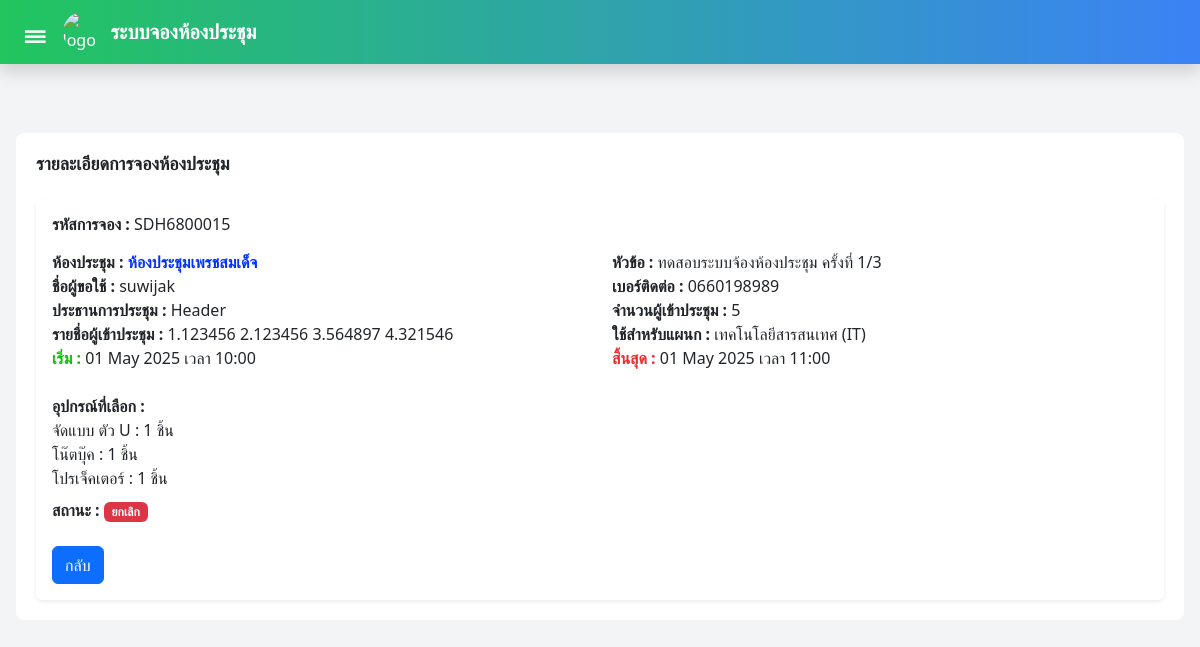
/bookings/212/ (signed in), run on the app's committed database.
### myapp/models.py (models this page shows, shortened)
class Booking(models.Model):
    STATUS_CHOICES = [
        ('approved', 'อนุมัติ'),
        ('pending', 'รออนุมัติ'),
        ('cancelled', 'ยกเลิก'),
    ]
    booking_code = models.CharField(max_length=20, unique=True, blank=True)
    room_name = models.CharField(max_length=100)
    n_req = models.CharField(max_length=100)
    n_ph = models.CharField(max_length=10)
    h_pr = models.CharField(max_length=100)
    n_count = models.IntegerField(default=0)
    n_list = models.CharField(max_length=500, blank=True)
    dpm_sd = models.CharField(max_length=100, default='-')
    topic = models.TextField(blank=True)
    start_datetime = models.DateTimeField()
    end_datetime = models.DateTimeField()
    status = models.CharField(max_length=20, choices=STATUS_CHOICES, default='approved')
    description = models.TextField()
    equipment_list = models.ManyToManyField(Equipment, blank=True)

class Equipment(models.Model):
    name = models.CharField(max_length=100)
    quantity = models.PositiveIntegerField()

### myapp/views.py (the view)
# urls.py: path('bookings/<int:id>/', views.booking_detail, name='booking_detail'), # สำหรับปุ่ม "แสดง"
@login_required
def booking_detail(request, id):
    booking = Booking.objects.get(id=id)
    equipment_data = []
    if booking.equipment_list.exists():  # เช็คว่าอุปกรณ์มีการเลือกหรือไม่
        equipment_data = booking.equipment_list.all()  # ดึงข้อมูลอุปกรณ์ทั้งหมด
    return render(request, 'booking_detail.html', {
        'booking': booking,
        'equipment_data': equipment_data,
    })

### myapp/templates/booking_detail.html (shortened to what this page needs)
{% load static %}
<!DOCTYPE html>
<html lang="th">
<head>
  <script src="https://cdn.tailwindcss.com"></script>
  <link href="https://cdn.jsdelivr.net/npm/bootstrap@5.3.3/dist/css/bootstrap.min.css" rel="stylesheet">
</head>
<body class="bg-gray-100">
  <nav
    class="fixed top-0 left-0 right-0 h-16 bg-gradient-to-r from-green-500 to-blue-500 text-white flex justify-between items-center px-4 shadow z-50">
    <div class="flex items-center space-x-2">
      <button onclick="toggleSidebar()" class="text-3xl text-white mr-2">&#9776;</button>
      <a href="/home"><img src="https://sdh.go.th/img/sdh.jpg" class="w-10 h-10 rounded-full" alt="logo"></a>
      <span class="text-xl font-bold">ระบบจองห้องประชุม</span>
    </div>
  </nav>
  <div id="main-content" class="flex flex-wrap gap-4 mt-4 p-2 justify-content-center content-transition">
    <div class="pt-20 px-2">
      <div class="content-container w-full">
        <div class="d-flex justify-content-between align-items-center mb-4">
          <h1 class="mb-0">
            <strong style="font-size: large;">รายละเอียดการจองห้องประชุม</strong>
          </h1>
        </div>
        <div class="card shadow-sm border-0">
          <div class="card-body">
            <h5 class="card-title mb-3"> <strong > รหัสการจอง : </strong> {{ booking.booking_code }}</h5>
            <div class="row mb-2">
              <div class="col-md-6">
                <strong>ห้องประชุม :</strong> <strong id="room-name">{{ booking.room_name }}
              </div></strong>
              <div class="col-md-6">
                <strong>หัวข้อ :</strong> {{ booking.topic|default:"-" }}
              </div>
              <div class="col-md-6">
                <strong>ชื่อผู้ขอใช้ :</strong> {{ booking.n_req}}
              </div>
              <div class="col-md-6">
                <strong>เบอร์ติดต่อ :</strong> {{ booking.n_ph}}
              </div>
              <div class="col-md-6">
                <strong>ประธานการประชุม :</strong> {{ booking.h_pr}}
              </div>
              <div class="col-md-6">
                <strong>จำนวนผู้เข้าประชุม :</strong> {{ booking.n_count}}
              </div>
              <div class="col-md-6">
                <strong>รายชื่อผู้เข้าประชุม :</strong> {{ booking.n_list}}
              </div>
              <div class="col-md-6">
                <strong>ใช้สำหรับแผนก :</strong> {{ booking.dpm_sd}}
              </div>
              <div class="col-md-6">
                <strong style="color: #0ac500;">เริ่ม :</strong> {{ booking.start_datetime|date:"d M Y เวลา H:i" }}
              </div>
              <div class="col-md-6">
                <strong style="color: #ee2c2c;" >สิ้นสุด :</strong> {{ booking.end_datetime|date:"d M Y เวลา H:i" }}
              </div>
              <div class="col-md-6">
                <br>
                <strong>อุปกรณ์ที่เลือก :</strong>
                {% if equipment_data %}
                  <ul>
                    {% for item in equipment_data %}
                      <li>{{ item.name }} : {{ item.quantity }} ชิ้น</li>
                    {% endfor %}
                  </ul>
                {% else %}
                  <p>ไม่มีอุปกรณ์ที่เลือก</p>
                {% endif %}
              </div>
            </div>
            <div class="row">
              <div class="col-md-6">
                <strong>สถานะ :</strong>
                {% if booking.status == "approved" %}
                <span class="badge" style="background-color: #28a745;">อนุมัติ</span>
                {% elif booking.status == "pending" %}
                <span class="badge" style="background-color: #ffc107;">รออนุมัติ</span>
                {% elif booking.status == "cancelled" %}
                <span class="badge" style="background-color: #dc3545;">ยกเลิก</span>
                {% else %}
                <span class="badge" style="background-color: #6c757d;">ไม่ระบุสถานะ</span>
                {% endif %}
              </div>
            </div>
            <br>
            <a href="{% url 'roombooking' %}" class="btn btn-primary">กลับ</a>
          </div>
        </div>
      </div>
    </div>
  </div>
</body>
</html>

### myapp/templates/booking_detail.html (style rules this page uses)
.content-transition { transition: all 0.3s; }
.content-container { padding: 20px; background-color: white; margin-top: 20px; border-radius: 8px; }

### data on the page
Booking: booking_code "SDH6800015", room_name "ห้องประชุมเพรชสมเด็จ", topic "ทดสอบระบบจ้องห้องประชุม ครั้งที่ 1/3", n_req "suwijak", n_ph "0660198989", h_pr "Header", n_count "5", n_list "1.123456 2.123456 3.564897 4.321546", dpm_sd "เทคโนโลยีสารสนเทศ (IT)", start_datetime "01 May 2025 เวลา 10:00", end_datetime "01 May 2025 เวลา 11:00"
Equipment: name "จัดแบบ ตัว U", quantity "1"
Equipment: name "โน๊ตบุ๊ค", quantity "1"
Equipment: name "โปรเจ็คเตอร์", quantity "1"
